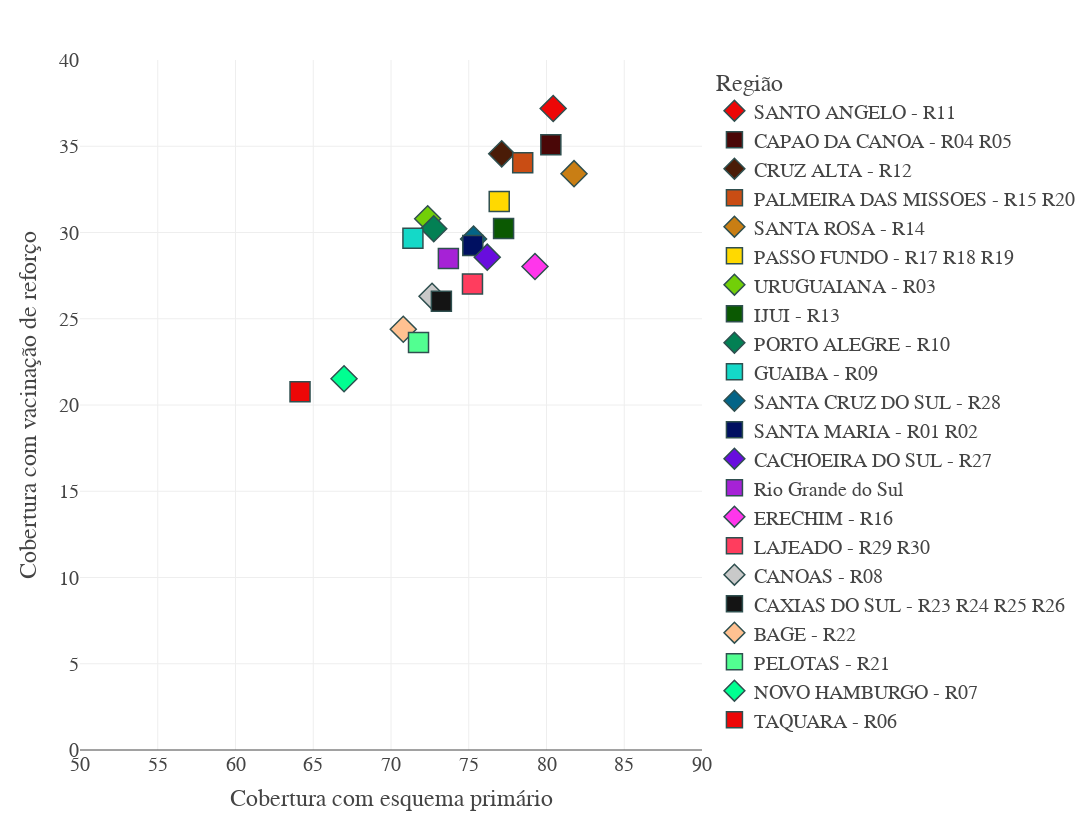

Source (notebook cell):
### Code cell
raw_symbols = SymbolValidator().values
namestems = []
namevariants = []
symbols = []
for i in range(0,len(raw_symbols),3):
    name = raw_symbols[i+2]
    symbols.append(raw_symbols[i])
    namestems.append(name.replace("-open", "").replace("-dot", ""))
    namevariants.append(name[len(namestems[-1]):])

fig = px.scatter(filtrado,x='cob_d2_d_unica',y='cob_ref',symbol='nm_regiao_covid',symbol_sequence=[2,'square'],color='nm_regiao_covid',
color_discrete_sequence=['#ed0707','#4a0707','#4a1c07','#c94d14','#c97e14','#ffd900','#72cf08','#0b5902','#038054','#14d9c8','#036487','#001061','#680dde','#a622d6','#ff36eb','#ff3d5e',
                         '#c9c9c9','#141414','#ffc191','#52ff91','#00ff91'],
width=1300,height=830,template='gridon',
labels={'cob_ref':'Cobertura com vacinação de reforço','cob_d2_d_unica':'Cobertura com esquema primário','nm_regiao_covid':'Região'})
fig.update_xaxes(range=[50,90])
fig.update_yaxes(range=[0,40])
fig.update_traces(marker=dict(size=20,line=dict(width=1.5,color='DarkSlateGrey')))
fig.update_layout(font=dict(family="Courier New, monospace",size=20))

fig.show()

### Figure 1 — Plotly figure (JSON) as saved in the notebook; plotly's stock layout.template omitted (floating-point values rounded to 4 significant figures)
{"data": [{"hovertemplate": "Região=SANTO ANGELO - R11<br>Cobertura com esquema primário=%{x}<br>Cobertura com vacinação de reforço=%{y}<extra></extra>", "legendgroup": "SANTO ANGELO - R11", "marker": {"color": "#ed0707", "line": {"color": "DarkSlateGrey", "width": 1.5}, "size": 20, "symbol": 2}, "mode": "markers", "name": "SANTO ANGELO - R11", "orientation": "v", "showlegend": true, "type": "scatter", "x": [80.43], "xaxis": "x", "y": [37.19], "yaxis": "y"}, {"hovertemplate": "Região=CAPAO DA CANOA - R04 R05<br>Cobertura com esquema primário=%{x}<br>Cobertura com vacinação de reforço=%{y}<extra></extra>", "legendgroup": "CAPAO DA CANOA - R04 R05", "marker": {"color": "#4a0707", "line": {"color": "DarkSlateGrey", "width": 1.5}, "size": 20, "symbol": "square"}, "mode": "markers", "name": "CAPAO DA CANOA - R04 R05", "orientation": "v", "showlegend": true, "type": "scatter", "x": [80.28], "xaxis": "x", "y": [35.09], "yaxis": "y"}, {"hovertemplate": "Região=CRUZ ALTA - R12<br>Cobertura com esquema primário=%{x}<br>Cobertura com vacinação de reforço=%{y}<extra></extra>", "legendgroup": "CRUZ ALTA - R12", "marker": {"color": "#4a1c07", "line": {"color": "DarkSlateGrey", "width": 1.5}, "size": 20, "symbol": 2}, "mode": "markers", "name": "CRUZ ALTA - R12", "orientation": "v", "showlegend": true, "type": "scatter", "x": [77.12], "xaxis": "x", "y": [34.56], "yaxis": "y"}, {"hovertemplate": "Região=PALMEIRA DAS MISSOES - R15 R20<br>Cobertura com esquema primário=%{x}<br>Cobertura com vacinação de reforço=%{y}<extra></extra>", "legendgroup": "PALMEIRA DAS MISSOES - R15 R20", "marker": {"color": "#c94d14", "line": {"color": "DarkSlateGrey", "width": 1.5}, "size": 20, "symbol": "square"}, "mode": "markers", "name": "PALMEIRA DAS MISSOES - R15 R20", "orientation": "v", "showlegend": true, "type": "scatter", "x": [78.47], "xaxis": "x", "y": [34.05], "yaxis": "y"}, {"hovertemplate": "Região=SANTA ROSA - R14<br>Cobertura com esquema primário=%{x}<br>Cobertura com vacinação de reforço=%{y}<extra></extra>", "legendgroup": "SANTA ROSA - R14", "marker": {"color": "#c97e14", "line": {"color": "DarkSlateGrey", "width": 1.5}, "size": 20, "symbol": 2}, "mode": "markers", "name": "SANTA ROSA - R14", "orientation": "v", "showlegend": true, "type": "scatter", "x": [81.77], "xaxis": "x", "y": [33.41], "yaxis": "y"}, {"hovertemplate": "Região=PASSO FUNDO - R17 R18 R19<br>Cobertura com esquema primário=%{x}<br>Cobertura com vacinação de reforço=%{y}<extra></extra>", "legendgroup": "PASSO FUNDO - R17 R18 R19", "marker": {"color": "#ffd900", "line": {"color": "DarkSlateGrey", "width": 1.5}, "size": 20, "symbol": "square"}, "mode": "markers", "name": "PASSO FUNDO - R17 R18 R19", "orientation": "v", "showlegend": true, "type": "scatter", "x": [76.96], "xaxis": "x", "y": [31.8], "yaxis": "y"}, {"hovertemplate": "Região=URUGUAIANA - R03<br>Cobertura com esquema primário=%{x}<br>Cobertura com vacinação de reforço=%{y}<extra></extra>", "legendgroup": "URUGUAIANA - R03", "marker": {"color": "#72cf08", "line": {"color": "DarkSlateGrey", "width": 1.5}, "size": 20, "symbol": 2}, "mode": "markers", "name": "URUGUAIANA - R03", "orientation": "v", "showlegend": true, "type": "scatter", "x": [72.36], "xaxis": "x", "y": [30.8], "yaxis": "y"}, {"hovertemplate": "Região=IJUI - R13<br>Cobertura com esquema primário=%{x}<br>Cobertura com vacinação de reforço=%{y}<extra></extra>", "legendgroup": "IJUI - R13", "marker": {"color": "#0b5902", "line": {"color": "DarkSlateGrey", "width": 1.5}, "size": 20, "symbol": "square"}, "mode": "markers", "name": "IJUI - R13", "orientation": "v", "showlegend": true, "type": "scatter", "x": [77.24], "xaxis": "x", "y": [30.23], "yaxis": "y"}, {"hovertemplate": "Região=PORTO ALEGRE - R10<br>Cobertura com esquema primário=%{x}<br>Cobertura com vacinação de reforço=%{y}<extra></extra>", "legendgroup": "PORTO ALEGRE - R10", "marker": {"color": "#038054", "line": {"color": "DarkSlateGrey", "width": 1.5}, "size": 20, "symbol": 2}, "mode": "markers", "name": "PORTO ALEGRE - R10", "orientation": "v", "showlegend": true, "type": "scatter", "x": [72.75], "xaxis": "x", "y": [30.22], "yaxis": "y"}, {"hovertemplate": "Região=GUAIBA - R09<br>Cobertura com esquema primário=%{x}<br>Cobertura com vacinação de reforço=%{y}<extra></extra>", "legendgroup": "GUAIBA - R09", "marker": {"color": "#14d9c8", "line": {"color": "DarkSlateGrey", "width": 1.5}, "size": 20, "symbol": "square"}, "mode": "markers", "name": "GUAIBA - R09", "orientation": "v", "showlegend": true, "type": "scatter", "x": [71.41], "xaxis": "x", "y": [29.67], "yaxis": "y"}, {"hovertemplate": "Região=SANTA CRUZ DO SUL - R28<br>Cobertura com esquema primário=%{x}<br>Cobertura com vacinação de reforço=%{y}<extra></extra>", "legendgroup": "SANTA CRUZ DO SUL - R28", "marker": {"color": "#036487", "line": {"color": "DarkSlateGrey", "width": 1.5}, "size": 20, "symbol": 2}, "mode": "markers", "name": "SANTA CRUZ DO SUL - R28", "orientation": "v", "showlegend": true, "type": "scatter", "x": [75.31], "xaxis": "x", "y": [29.62], "yaxis": "y"}, {"hovertemplate": "Região=SANTA MARIA - R01 R02<br>Cobertura com esquema primário=%{x}<br>Cobertura com vacinação de reforço=%{y}<extra></extra>", "legendgroup": "SANTA MARIA - R01 R02", "marker": {"color": "#001061", "line": {"color": "DarkSlateGrey", "width": 1.5}, "size": 20, "symbol": "square"}, "mode": "markers", "name": "SANTA MARIA - R01 R02", "orientation": "v", "showlegend": true, "type": "scatter", "x": [75.26], "xaxis": "x", "y": [29.25], "yaxis": "y"}, {"hovertemplate": "Região=CACHOEIRA DO SUL - R27<br>Cobertura com esquema primário=%{x}<br>Cobertura com vacinação de reforço=%{y}<extra></extra>", "legendgroup": "CACHOEIRA DO SUL - R27", "marker": {"color": "#680dde", "line": {"color": "DarkSlateGrey", "width": 1.5}, "size": 20, "symbol": 2}, "mode": "markers", "name": "CACHOEIRA DO SUL - R27", "orientation": "v", "showlegend": true, "type": "scatter", "x": [76.19], "xaxis": "x", "y": [28.57], "yaxis": "y"}, {"hovertemplate": "Região=Rio Grande do Sul<br>Cobertura com esquema primário=%{x}<br>Cobertura com vacinação de reforço=%{y}<extra></extra>", "legendgroup": "Rio Grande do Sul", "marker": {"color": "#a622d6", "line": {"color": "DarkSlateGrey", "width": 1.5}, "size": 20, "symbol": "square"}, "mode": "markers", "name": "Rio Grande do Sul", "orientation": "v", "showlegend": true, "type": "scatter", "x": [73.69], "xaxis": "x", "y": [28.49], "yaxis": "y"}, {"hovertemplate": "Região=ERECHIM - R16<br>Cobertura com esquema primário=%{x}<br>Cobertura com vacinação de reforço=%{y}<extra></extra>", "legendgroup": "ERECHIM - R16", "marker": {"color": "#ff36eb", "line": {"color": "DarkSlateGrey", "width": 1.5}, "size": 20, "symbol": 2}, "mode": "markers", "name": "ERECHIM - R16", "orientation": "v", "showlegend": true, "type": "scatter", "x": [79.26], "xaxis": "x", "y": [28.03], "yaxis": "y"}, {"hovertemplate": "Região=LAJEADO - R29 R30<br>Cobertura com esquema primário=%{x}<br>Cobertura com vacinação de reforço=%{y}<extra></extra>", "legendgroup": "LAJEADO - R29 R30", "marker": {"color": "#ff3d5e", "line": {"color": "DarkSlateGrey", "width": 1.5}, "size": 20, "symbol": "square"}, "mode": "markers", "name": "LAJEADO - R29 R30", "orientation": "v", "showlegend": true, "type": "scatter", "x": [75.24], "xaxis": "x", "y": [27.02], "yaxis": "y"}, {"hovertemplate": "Região=CANOAS - R08<br>Cobertura com esquema primário=%{x}<br>Cobertura com vacinação de reforço=%{y}<extra></extra>", "legendgroup": "CANOAS - R08", "marker": {"color": "#c9c9c9", "line": {"color": "DarkSlateGrey", "width": 1.5}, "size": 20, "symbol": 2}, "mode": "markers", "name": "CANOAS - R08", "orientation": "v", "showlegend": true, "type": "scatter", "x": [72.64], "xaxis": "x", "y": [26.3], "yaxis": "y"}, {"hovertemplate": "Região=CAXIAS DO SUL - R23 R24 R25 R26<br>Cobertura com esquema primário=%{x}<br>Cobertura com vacinação de reforço=%{y}<extra></extra>", "legendgroup": "CAXIAS DO SUL - R23 R24 R25 R26", "marker": {"color": "#141414", "line": {"color": "DarkSlateGrey", "width": 1.5}, "size": 20, "symbol": "square"}, "mode": "markers", "name": "CAXIAS DO SUL - R23 R24 R25 R26", "orientation": "v", "showlegend": true, "type": "scatter", "x": [73.24], "xaxis": "x", "y": [26.01], "yaxis": "y"}, {"hovertemplate": "Região=BAGE - R22<br>Cobertura com esquema primário=%{x}<br>Cobertura com vacinação de reforço=%{y}<extra></extra>", "legendgroup": "BAGE - R22", "marker": {"color": "#ffc191", "line": {"color": "DarkSlateGrey", "width": 1.5}, "size": 20, "symbol": 2}, "mode": "markers", "name": "BAGE - R22", "orientation": "v", "showlegend": true, "type": "scatter", "x": [70.79], "xaxis": "x", "y": [24.39], "yaxis": "y"}, {"hovertemplate": "Região=PELOTAS - R21<br>Cobertura com esquema primário=%{x}<br>Cobertura com vacinação de reforço=%{y}<extra></extra>", "legendgroup": "PELOTAS - R21", "marker": {"color": "#52ff91", "line": {"color": "DarkSlateGrey", "width": 1.5}, "size": 20, "symbol": "square"}, "mode": "markers", "name": "PELOTAS - R21", "orientation": "v", "showlegend": true, "type": "scatter", "x": [71.77], "xaxis": "x", "y": [23.63], "yaxis": "y"}, {"hovertemplate": "Região=NOVO HAMBURGO - R07<br>Cobertura com esquema primário=%{x}<br>Cobertura com vacinação de reforço=%{y}<extra></extra>", "legendgroup": "NOVO HAMBURGO - R07", "marker": {"color": "#00ff91", "line": {"color": "DarkSlateGrey", "width": 1.5}, "size": 20, "symbol": 2}, "mode": "markers", "name": "NOVO HAMBURGO - R07", "orientation": "v", "showlegend": true, "type": "scatter", "x": [66.98], "xaxis": "x", "y": [21.52], "yaxis": "y"}, {"hovertemplate": "Região=TAQUARA - R06<br>Cobertura com esquema primário=%{x}<br>Cobertura com vacinação de reforço=%{y}<extra></extra>", "legendgroup": "TAQUARA - R06", "marker": {"color": "#ed0707", "line": {"color": "DarkSlateGrey", "width": 1.5}, "size": 20, "symbol": "square"}, "mode": "markers", "name": "TAQUARA - R06", "orientation": "v", "showlegend": true, "type": "scatter", "x": [64.15], "xaxis": "x", "y": [20.77], "yaxis": "y"}], "layout": {"font": {"family": "Courier New, monospace", "size": 20}, "height": 830, "legend": {"title": {"text": "Região"}, "tracegroupgap": 0}, "margin": {"t": 60}, "width": 1300, "xaxis": {"anchor": "y", "domain": [0, 1], "range": [50, 90], "title": {"text": "Cobertura com esquema primário"}}, "yaxis": {"anchor": "x", "domain": [0, 1], "range": [0, 40], "title": {"text": "Cobertura com vacinação de reforço"}}}}
